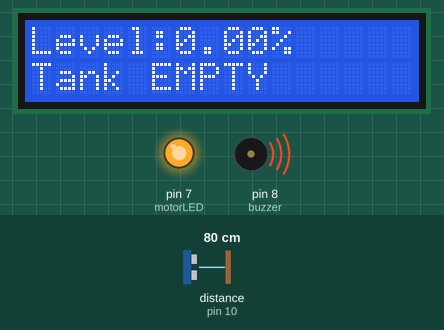
Bench run of a sketch on a simulated Arduino Uno, built with avr-gcc and run on an emulated ATmega328P. Parts: 16×2 character LCD, output pins drawn as LEDs (lit = HIGH), buzzer (waves = sounding, pin HIGH). Wiring (inferred from the names in the program): ultrasonic range finder: trigger pin 9; echo pin 10. The inputs (shaded band) are chosen by the test bench; at power-on: distance to the obstacle (sensor on pin 10) 80 cm. The echo pulse lasts 58.3 µs per cm; pins used as bus, display or sensor lines are not drawn.

Above: at 3.2 s.
3.3 s: distance to the obstacle (sensor on pin 10) set to 40 cm
At 4.8 s:
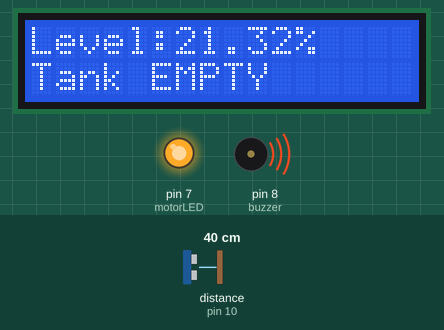
5.1 s: distance to the obstacle (sensor on pin 10) set to 32 cm
At 7.0 s:
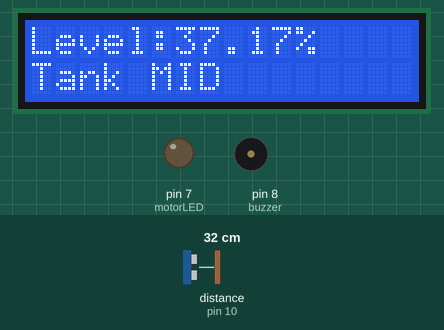
7.8 s: distance to the obstacle (sensor on pin 10) set to 2 cm
At 10.1 s:
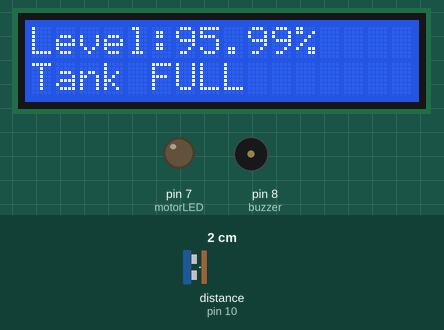
10.4 s: distance to the obstacle (sensor on pin 10) set to 60 cm
At 11.9 s:
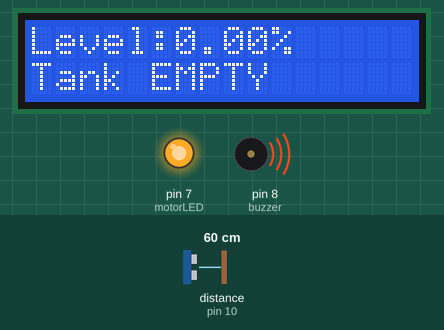
Timing chart, 0 to 13.0 s (numbered marks = the images above; inputs shaded):
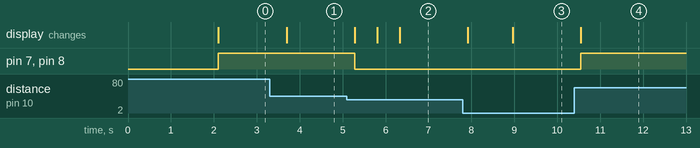

The sketch:

water_sensor_code.ino
```cpp
#include <Wire.h>
#include <LiquidCrystal_I2C.h>

LiquidCrystal_I2C lcd(0x27, 16, 2);


int trig = 9;
int echo = 10;


int motorLED = 7;
int buzzer = 8;


int tankHeight = 50;

void setup()
{
  pinMode(trig, OUTPUT);
  pinMode(echo, INPUT);
  pinMode(motorLED, OUTPUT);
  pinMode(buzzer, OUTPUT);

  lcd.init();
  lcd.backlight();

  lcd.setCursor(0,0);
  lcd.print("Water Monitor");
  delay(2000);
}

void loop()
{
  long duration;
  float distance;


  digitalWrite(trig, LOW);
  delayMicroseconds(2);
  digitalWrite(trig, HIGH);
  delayMicroseconds(10);
  digitalWrite(trig, LOW);

  duration = pulseIn(echo, HIGH);
  distance = duration * 0.034 / 2;


  distance = constrain(distance, 0, tankHeight);


  float level = ((tankHeight - distance) / tankHeight) * 100;

  lcd.clear();
  lcd.setCursor(0,0);
  lcd.print("Level:");
  lcd.print(level);
  lcd.print("%");

  lcd.setCursor(0,1);


  if(level > 80)
  {
    lcd.print("Tank FULL ");
    digitalWrite(motorLED, LOW);
    digitalWrite(buzzer, LOW);
  }

  else if(level > 30)
  {
    lcd.print("Tank MID  ");
    digitalWrite(motorLED, LOW);
    digitalWrite(buzzer, LOW);
  }

  else
  {
    lcd.print("Tank EMPTY");
    digitalWrite(motorLED, HIGH);
    digitalWrite(buzzer, HIGH);
  }

  delay(500);

}
```

Measured:
- the behaviour switches between 36 and 35 cm on distance to the obstacle (sensor on pin 10) (found by bisection; images 1 and 2)
- after the input at 3.3 s, the display: changes after 0.39 s (image 1)
- after the input at 5.1 s, pin 7 (motorLED), pin 8 (buzzer): HIGH → LOW after 0.18 s; the display: changes after 0.18 s (image 2)
- after the input at 7.8 s, the display: first changes after 0.11 s (image 3 shows a later state)
- after the input at 10.4 s, pin 7 (motorLED), pin 8 (buzzer): LOW → HIGH after 0.15 s; the display: changes after 0.15 s (image 4)
